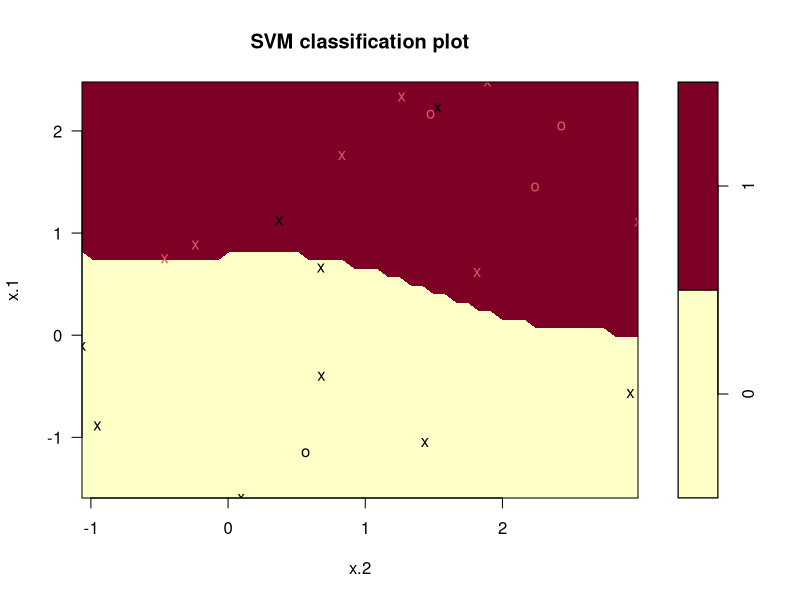

This figure's R source: (Note: this script raises an error after producing the figure.)
library(kernlab)
library(e1071)
library(ggplot2)

x<- matrix(rnorm(20*2), ncol=2)
y <- c(rep(0,10), rep(1,10))
x[y==1, ] <- x[y==1, ]+3/2
df <- data.frame(x=x, y=as.factor(y))

# ggplot(data=df, aes(x= x.2, y= x.1, color= y shape= y))+geom_point(size= 2)

svmfit <- svm(y~., data = df, kernel= "radial")
plot(svmfit, df)
print(svmfit)
summary(svmfit)


############SVM Classifier###########
library(caret)
library(kernlab)
# library(ROCR)

#Importinng the data
data("segmentationData")
str(segmentationData)


# checking the dimensions
dim(segmentationData)

# checking the  output variable whether it is balanced or imbalanced dataset
table(segmentationData$Class)
round(prop.table(table(segmentationData$Class))*100, digits=0)

 
round(table(segmentationData$Class)/nrow(segmentationData)*100, digits= 0)

# data partitioning
ind <- createDataPartition(segmentationData$Class, p=0.7, list = F)
train <- segmentationData[ind, ]
test <- segmentationData[-ind, ]

# remove meaninngless variables

names(train)
trainx <- train[, 3:61] 
testx <- test[, 3:61]

# model building forr svm classifier
library(e1071)
svm <- svm(Class~. , data =trainx, kernel = "linear", probability=TRUE)
summary(svm)
print(svm)
plot(svm)

# remove output variable
pred <- predict(svm, testx[, -1])
predtr <- predict(svm, trainx[, -1])

# Accuracy
mean ( pred==testx$Class)
mean(predtr==trainx$Class)


library(e1071)
svm <- svm(Class~. , data =trainx, kernel = "sigmoid", probability=TRUE)
summary(svm)
print(svm)
plot(svm)

# remove output variable
pred <- predict(svm, testx[, -1])
predtr <- predict(svm, trainx[, -1])

# Accuracy
mean ( pred==testx$Class)
mean(predtr==trainx$Class)

library(e1071)
svm <- svm(Class~. , data =trainx, kernel = "poly", probability=TRUE)
summary(svm)
print(svm)
plot(svm)

# remove output variable
pred <- predict(svm, testx[, -1])
predtr <- predict(svm, trainx[, -1])

# Accuracy
mean ( pred==testx$Class)
mean(predtr==trainx$Class)


library(e1071)
svm <- svm(Class~. , data =trainx, kernel = "radial", probability=TRUE)
summary(svm)
print(svm)
plot(svm)

# remove output variable
pred <- predict(svm, testx[, -1])
predtr <- predict(svm, trainx[, -1])

# Accuracy
mean ( pred==testx$Class)
mean(predtr==trainx$Class)
